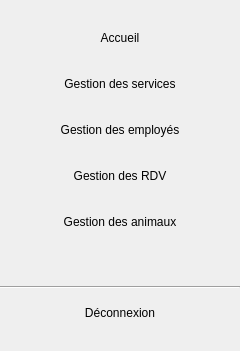
           <widget class="QFrame" name="frameSidebar">
            <property name="minimumSize">
             <size>
              <width>240</width>
              <height>0</height>
             </size>
            </property>
            <property name="maximumSize">
             <size>
              <width>240</width>
              <height>16777215</height>
             </size>
            </property>
            <layout class="QVBoxLayout" name="verticalLayoutSidebar">
             <property name="spacing">
              <number>2</number>
             </property>
             <property name="leftMargin">
              <number>0</number>
             </property>
             <property name="topMargin">
              <number>16</number>
             </property>
             <property name="rightMargin">
              <number>0</number>
             </property>
             <property name="bottomMargin">
              <number>16</number>
             </property>
             <item>
              <widget class="QPushButton" name="btnNavAccueil">
               <property name="minimumSize">
                <size>
                 <width>0</width>
                 <height>44</height>
                </size>
               </property>
               <property name="cursor">
                <cursorShape>PointingHandCursor</cursorShape>
               </property>
               <property name="text">
                <string>Accueil</string>
               </property>
               <property name="flat">
                <bool>true</bool>
               </property>
              </widget>
             </item>
             <item>
              <widget class="QPushButton" name="btnNavServices">
               <property name="minimumSize">
                <size>
                 <width>0</width>
                 <height>44</height>
                </size>
               </property>
               <property name="cursor">
                <cursorShape>PointingHandCursor</cursorShape>
               </property>
               <property name="text">
                <string>Gestion des services</string>
               </property>
               <property name="flat">
                <bool>true</bool>
               </property>
              </widget>
             </item>
             <item>
              <widget class="QPushButton" name="btnNavEmployes">
               <property name="minimumSize">
                <size>
                 <width>0</width>
                 <height>44</height>
                </size>
               </property>
               <property name="cursor">
                <cursorShape>PointingHandCursor</cursorShape>
               </property>
               <property name="text">
                <string>Gestion des employés</string>
               </property>
               <property name="flat">
                <bool>true</bool>
               </property>
              </widget>
             </item>
             <item>
              <widget class="QPushButton" name="btnNavRDV">
               <property name="minimumSize">
                <size>
                 <width>0</width>
                 <height>44</height>
                </size>
               </property>
               <property name="cursor">
                <cursorShape>PointingHandCursor</cursorShape>
               </property>
               <property name="text">
                <string>Gestion des RDV</string>
               </property>
               <property name="flat">
                <bool>true</bool>
               </property>
              </widget>
             </item>
             <item>
              <widget class="QPushButton" name="btnNavAnimaux">
               <property name="minimumSize">
                <size>
                 <width>0</width>
                 <height>44</height>
                </size>
               </property>
               <property name="cursor">
                <cursorShape>PointingHandCursor</cursorShape>
               </property>
               <property name="text">
                <string>Gestion des animaux</string>
               </property>
               <property name="flat">
                <bool>true</bool>
               </property>
              </widget>
             </item>
             <item>
              <spacer name="spacerSidebar">
               <property name="orientation">
                <enum>Qt::Orientation::Vertical</enum>
               </property>
               <property name="sizeHint" stdset="0">
                <size>
                 <width>20</width>
                 <height>40</height>
                </size>
               </property>
              </spacer>
             </item>
             <item>
              <widget class="Line" name="lineSidebar">
               <property name="orientation">
                <enum>Qt::Orientation::Horizontal</enum>
               </property>
              </widget>
             </item>
             <item>
              <widget class="QPushButton" name="btnDeconnexion">
               <property name="minimumSize">
                <size>
                 <width>0</width>
                 <height>44</height>
                </size>
               </property>
               <property name="cursor">
                <cursorShape>PointingHandCursor</cursorShape>
               </property>
               <property name="text">
                <string>Déconnexion</string>
               </property>
               <property name="flat">
                <bool>true</bool>
               </property>
              </widget>
             </item>
            </layout>
           </widget>
